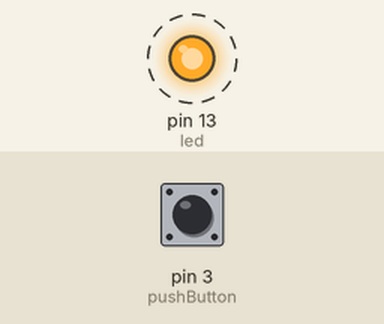
Recording of a sketch running on a simulated Arduino Uno, built with avr-gcc and run on an emulated ATmega328P. Shown: output pins drawn as LEDs (lit = HIGH). Dashed ring = blinking. The test bench sets the inputs (shaded band); at power-on: pin 3 (pushButton) LOW. What the sketch prints to the serial monitor is not drawn.

Above: at 0.7 s.
Timing chart, 0 to 5.2 s (numbered marks = the images above):
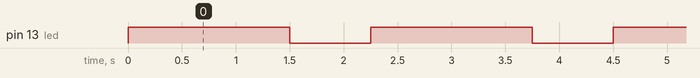

The sketch:

Lab1_Blink.ino
```cpp
/*Programmer: Carson Lenzinger
 * Date: 11.6.19
 * Program: Blink
 *
 * This program will turn on an LED for specified amounts of time, turn it off, and back on in a While Loop.
 *
 * Programmer: Carson Lenzinger
 * Date: 11.6.19
 * Program: digitalRead() & the Serial Port
 *
 * Reads a digital input on pin2, prints the results to the serial monitor.
 *
 */

//initialize our led to Pin 13
int led = 13;

//digital pin2 has a push button attached to it
int pushButton = 3;

void setup() {
  // put your setup code here, to run once:
  //Using the Function pinMode to call led and provide Output
  pinMode(led, OUTPUT);

  //initializes serial communication at 9600 bits per second
 Serial.begin(9600);
 //make pushButton pin an input
 pinMode(pushButton, INPUT);
}

void loop() {
  // put your main code here, to run repeatedly:
  digitalWrite(led, HIGH);
  delay(1500);
  digitalWrite(led, LOW);
  delay(500);

  //read the input pin
int buttonState = digitalRead(pushButton);
// print out the state of the button
Serial.println(buttonState);
delay(250);  // delay in between readings for stability
  }
```

Measured:
- by itself, pin 13 (led): alternates HIGH for 1.5 s and LOW for 0.75 s
